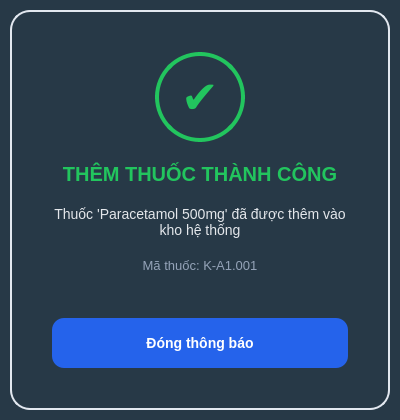
<?xml version="1.0" encoding="UTF-8"?>
<ui version="4.0">
 <class>dlg_add_success</class>
 <widget class="QDialog" name="dlg_add_success">
  <property name="geometry">
   <rect><x>0</x><y>0</y><width>400</width><height>420</height></rect>
  </property>
  <property name="styleSheet">
   <string notr="true">QDialog { background-color: rgb(39, 57, 71); }</string>
  </property>
  <layout class="QVBoxLayout" name="main_layout">
   <property name="spacing"><number>0</number></property>
   <property name="leftMargin"><number>10</number></property>
   <property name="topMargin"><number>10</number></property>
   <property name="rightMargin"><number>10</number></property>
   <property name="bottomMargin"><number>10</number></property>
   <item>
    <widget class="QFrame" name="container_frame">
     <property name="styleSheet">
      <string notr="true">
       QFrame#container_frame {
           background-color: rgb(39, 57, 71);
           border-radius: 20px;
           border: 2px solid #E2E8F0;
       }
      </string>
     </property>
     <layout class="QVBoxLayout" name="content_layout">
      <property name="spacing"><number>20</number></property>
      <property name="leftMargin"><number>40</number></property>
      <property name="topMargin"><number>40</number></property>
      <property name="rightMargin"><number>40</number></property>
      <property name="bottomMargin"><number>40</number></property>

      <item>
       <layout class="QHBoxLayout" name="layout_icon">
        <item><spacer name="s1"><property name="orientation"><enum>Qt::Horizontal</enum></property><property name="sizeHint" stdset="0"><size><width>40</width><height>20</height></size></property></spacer></item>
        <item>
         <widget class="QLabel" name="lbl_icon">
          <property name="minimumSize"><size><width>90</width><height>90</height></size></property>
          <property name="maximumSize"><size><width>90</width><height>90</height></size></property>
          <property name="styleSheet">
           <string notr="true">
                border: 4px solid #22C55E;
                border-radius: 45px;
                color: #22C55E;
                font-family: 'Segoe UI Symbol';
                font-size: 45px;
                font-weight: bold;
           </string>
          </property>
          <property name="text"><string>✔</string></property>
          <property name="alignment"><set>Qt::AlignCenter</set></property>
         </widget>
        </item>
        <item><spacer name="s2"><property name="orientation"><enum>Qt::Horizontal</enum></property><property name="sizeHint" stdset="0"><size><width>40</width><height>20</height></size></property></spacer></item>
       </layout>
      </item>

      <item>
       <widget class="QLabel" name="lbl_title">
        <property name="text"><string>THÊM THUỐC THÀNH CÔNG</string></property>
        <property name="styleSheet"><string notr="true">color: #22C55E; font-weight: bold; font-size: 20px; border: none;</string></property>
        <property name="alignment"><set>Qt::AlignCenter</set></property>
       </widget>
      </item>

      <item>
       <widget class="QLabel" name="lbl_desc">
        <property name="text"><string>Thuốc 'Paracetamol 500mg' đã được thêm vào kho hệ thống</string></property>
        <property name="styleSheet"><string notr="true">color: #E4E7EB; font-size: 14px; border: none;</string></property>
        <property name="alignment"><set>Qt::AlignCenter</set></property>
        <property name="wordWrap"><bool>true</bool></property>
       </widget>
      </item>

      <item>
       <widget class="QLabel" name="lbl_code">
        <property name="text"><string>Mã thuốc: K-A1.001</string></property>
        <property name="styleSheet"><string notr="true">color: #94A3B8; font-size: 13px; border: none;</string></property>
        <property name="alignment"><set>Qt::AlignCenter</set></property>
       </widget>
      </item>

      <item><spacer name="v_spacer"><property name="orientation"><enum>Qt::Vertical</enum></property><property name="sizeHint" stdset="0"><size><width>20</width><height>40</height></size></property></spacer></item>

      <item>
       <widget class="QPushButton" name="btn_close">
        <property name="minimumSize"><size><width>100</width><height>50</height></size></property>
        <property name="text"><string>Đóng thông báo</string></property>
        <property name="styleSheet"><string notr="true">background-color: #2563EB; color: white; border-radius: 12px; font-weight: bold; font-size: 14px;</string></property>
       </widget>
      </item>
     </layout>
    </widget>
   </item>
  </layout>
 </widget>
 <resources/>
 <connections/>
</ui>
